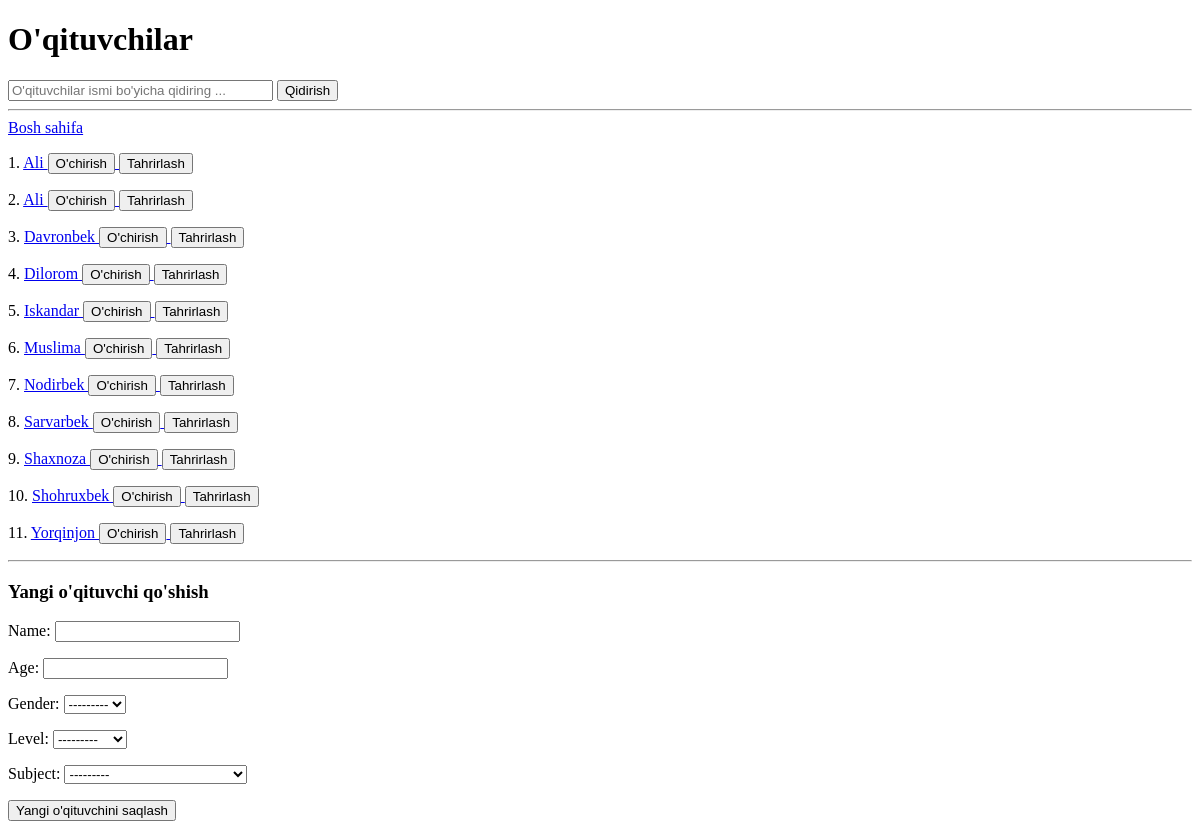
The page /teachers/ on the database as committed earlier.
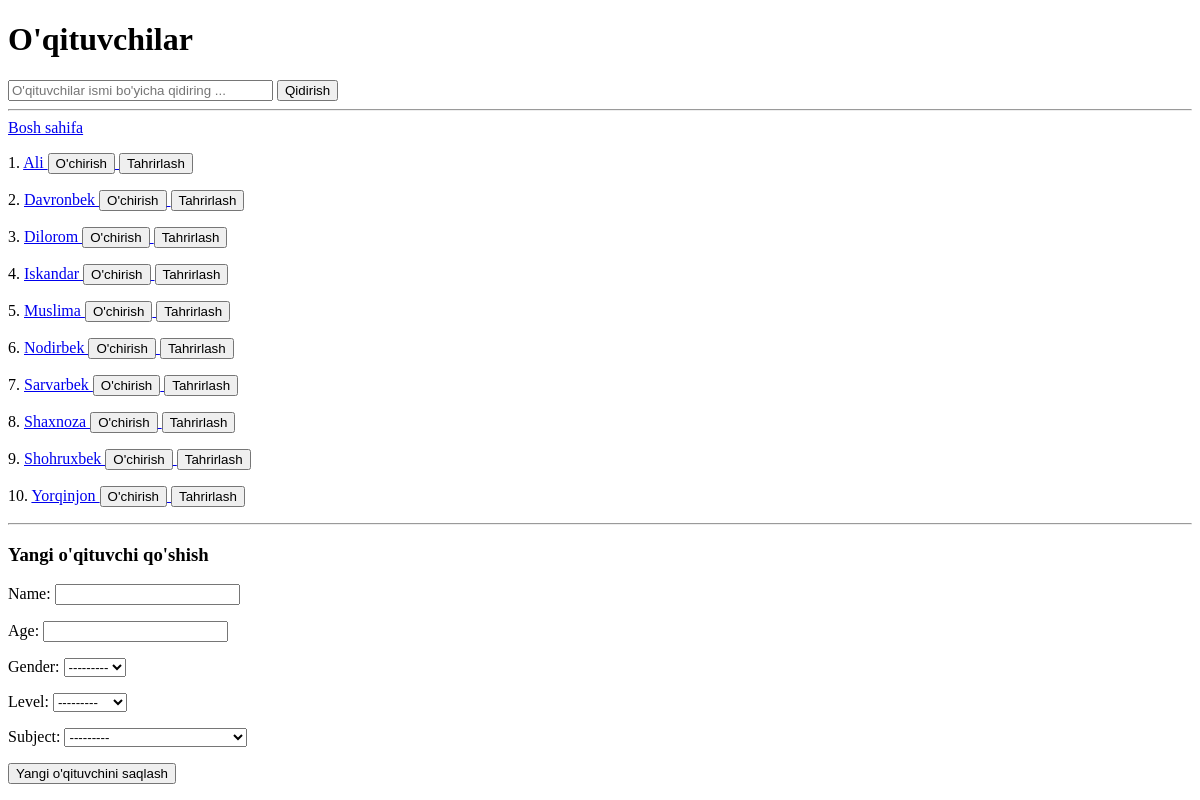
The same page on the database as committed later.
### main/models.py (models this page shows, shortened)
class Teacher(models.Model):
    name = models.CharField(max_length=200)
    age = models.PositiveIntegerField()
    gender = models.CharField(choices=(('Erkak', 'Erkak'), ('Ayol', 'Ayol')),max_length=200)
    level = models.CharField(choices=(('Bakalavr','Bakalavr'),('Magistr','Magistr')),max_length=200)
    subject = models.ForeignKey(Subject, on_delete=models.SET_NULL, null=True)

### main/views.py (the view)
# urls.py: path('teachers/',teachers_view, name='teachers'),
def teachers_view(request):
    form = TeacherForm()
    if request.method == 'POST':
        form = TeacherForm(request.POST)
        if form.is_valid():
            form.save()
        return redirect('teachers')
    teachers = Teacher.objects.all().order_by('name')
    search = request.GET.get('search')
    if search is not None:
        teachers = Teacher.objects.filter(name__contains=search)
    context = {
        'teachers': teachers,
        'form': form,
        'search': search,
    }
    return render(request, 'teachers.html', context)

### main/forms.py
class TeacherForm(forms.ModelForm):
    class Meta:
        model = Teacher
        fields = '__all__'

### main/models.py (called while the page is built)
    def __str__(self):
        return self.name

### Template/teachers.html (shortened to what this page needs)
<!DOCTYPE html>
<html lang="uz">
<head>
</head>
<body>
    <h1>O'qituvchilar</h1>
    <form method="get">
        <input type="text" name="search" placeholder="O'qituvchilar ismi bo'yicha qidiring ..." size="30" {% if search %} value="{{ search }}" {% endif %}>
        <button type="submit">Qidirish</button>
    </form>
    <hr>
    <a href="/">Bosh sahifa</a>
    {% for teacher in teachers %}
        <p>{{ forloop.counter }}.
            <a href="/teachers/{{ teacher.id }}/">
                {{ teacher.name }}
            </a>
            <a href="/teachers/{{ teacher.id }}/delete/confirm">
                <button>O'chirish</button>
            </a>
            <a href="{% url 'teacher-update' teacher.id %}">
                <button>Tahrirlash</button>
            </a>
        </p>
    {% endfor %}
    <hr>
    <h3>Yangi o'qituvchi qo'shish</h3>
    <form method="post">
        {{ form.as_p }}
        <button type="submit">Yangi o'qituvchini saqlash</button>
    </form>
</body>
</html>

Rows that differ between the two databases and show on the page:
removed Teacher: name "Ali"
